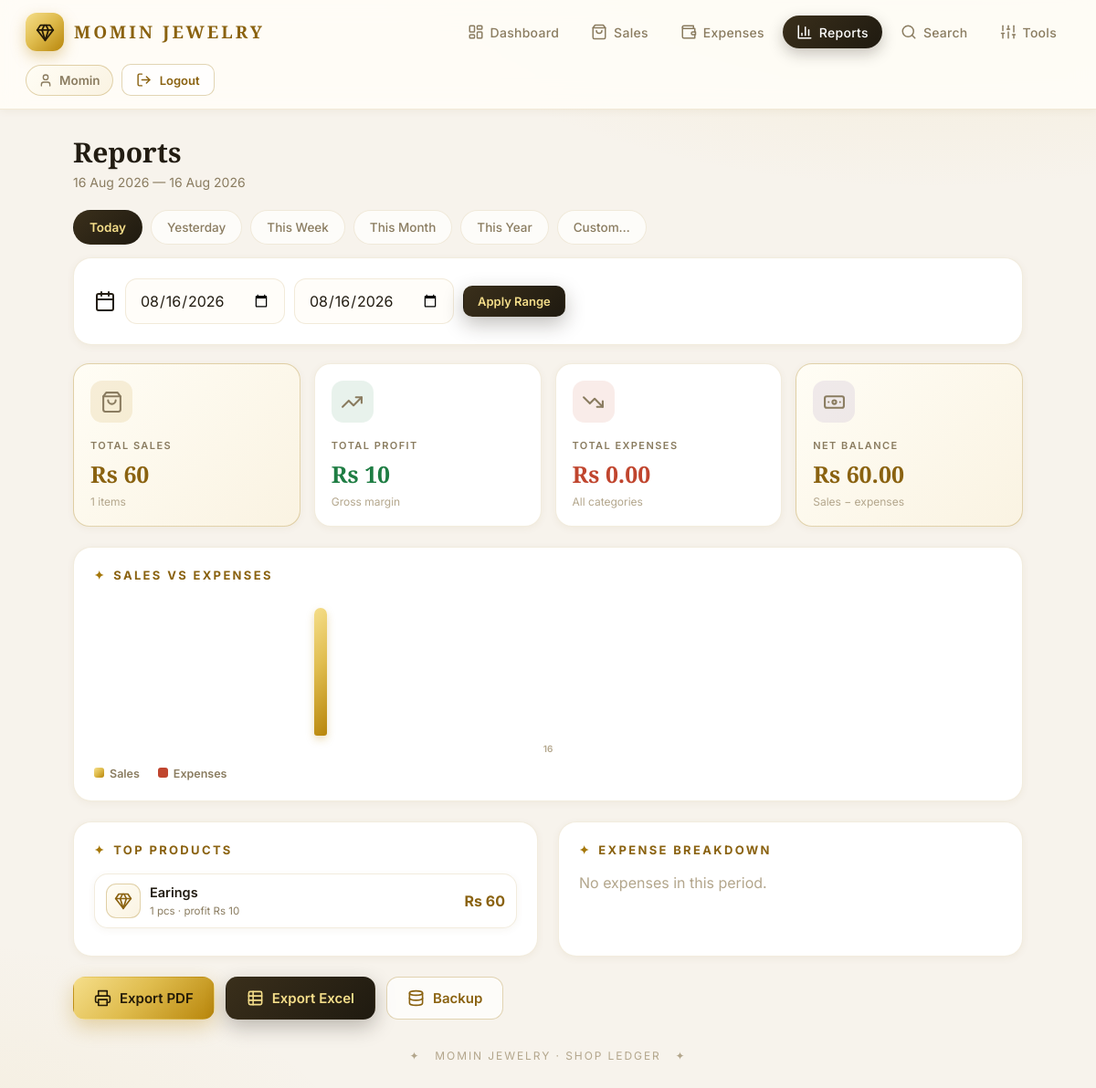
The app's page /reports/ (signed in) with its own data.
### ledger/models.py (models this page shows, shortened)
class ShopSettings(models.Model):
    shop_name = models.CharField(max_length=100, default="MOMIN Jewelry")
    currency = models.CharField(max_length=8, default="؋")
    opening_balance = models.DecimalField(max_digits=14, decimal_places=2, default=Decimal("0"))
    class Meta:
        verbose_name = "Shop Settings"
        verbose_name_plural = "Shop Settings"
    @classmethod
    def load(cls):
        obj, _ = cls.objects.get_or_create(pk=1)
        return obj

class Sale(models.Model):
    product_name = models.CharField(max_length=200)
    purchase_price = models.DecimalField(max_digits=14, decimal_places=2)
    selling_price = models.DecimalField(max_digits=14, decimal_places=2)
    quantity = models.PositiveIntegerField(default=1)
    date = models.DateField()
    notes = models.TextField(blank=True)
    created_at = models.DateTimeField(auto_now_add=True)
    class Meta:
        ordering = ["-date", "-created_at"]

### ledger/views.py (the view)
# urls.py: path('reports/', views.reports, name='reports'),
@login_required
def reports(request):
    period, start, end, stats, top_products, cat_break, max_cat = _report_context(request)
    return render(request, 'ledger/reports.html', {
        'period': period, 'start': start, 'end': end, 'stats': stats,
        'top_products': top_products, 'cat_break': cat_break, 'max_cat': max_cat,
        'series': _report_series(start, end),
        'settings_obj': ShopSettings.load(),
    })

### ledger/services.py (called while the page is built)
def zero():
    return Decimal("0.00")

def sales_totals(qs):
    agg = qs.aggregate(
        revenue=Sum(F('selling_price') * F('quantity'), output_field=MONEY),
        cost=Sum(F('purchase_price') * F('quantity'), output_field=MONEY),
        items=Sum('quantity'),
    )
    revenue = agg['revenue'] or zero()
    cost = agg['cost'] or zero()
    return {'revenue': revenue, 'cost': cost, 'profit': revenue - cost, 'items': agg['items'] or 0}

def expense_total(qs):
    return qs.aggregate(t=Sum('amount'))['t'] or zero()

def range_stats(start, end):
    s = sales_totals(Sale.objects.filter(date__gte=start, date__lte=end))
    e = expense_total(Expense.objects.filter(date__gte=start, date__lte=end))
    return {
        'sales': s,
        'expenses': e,
        'net': s['revenue'] - e,
        'sale_qs': Sale.objects.filter(date__gte=start, date__lte=end),
        'expense_qs': Expense.objects.filter(date__gte=start, date__lte=end),
    }

### ledger/templatetags/icons.py (called while the page is built)
@register.simple_tag
def icon(name, cls='ic'):
    inner = _ICONS.get(name, _ICONS['gem'])
    return mark_safe(
        '<svg viewBox="0 0 24 24" fill="none" stroke="currentColor" stroke-width="2" '
        'stroke-linecap="round" stroke-linejoin="round" class="%s" aria-hidden="true">%s</svg>' % (cls, inner)
    )

### ledger/views.py (called while the page is built)
def _report_range(request):
    today = date.today()
    period = request.GET.get('period', 'today')
    if period == 'today':
        start = end = today
    elif period == 'yesterday':
        start = end = today - timedelta(days=1)
    elif period == 'week':
        start, end = services.week_start(today), today
    elif period == 'month':
        start, end = today.replace(day=1), today
    elif period == 'year':
        start, end = today.replace(month=1, day=1), today
    elif period == 'custom':
        start = _parse_date(request.GET.get('from'), today)
        end = _parse_date(request.GET.get('to'), today)
    else:
        start = end = today
    if start > end:
        start, end = end, start
    return period, start, end

### ledger/templates/ledger/reports.html (shortened to what this page needs)
{% extends 'ledger/base.html' %}
{% load humanize icons %}
{% block content %}
<div class="page-head">
  <div><h2>Reports</h2><p>{{ start|date:'d M Y' }} — {{ end|date:'d M Y' }}</p></div>
</div>
<div class="chips" style="margin-bottom:14px">
  <a class="chip {% if period == 'today' %}active{% endif %}" href="?period=today">Today</a>
  <a class="chip {% if period == 'yesterday' %}active{% endif %}" href="?period=yesterday">Yesterday</a>
  <a class="chip {% if period == 'week' %}active{% endif %}" href="?period=week">This Week</a>
  <a class="chip {% if period == 'month' %}active{% endif %}" href="?period=month">This Month</a>
  <a class="chip {% if period == 'year' %}active{% endif %}" href="?period=year">This Year</a>
  <a class="chip {% if period == 'custom' %}active{% endif %}" href="?period=custom">Custom…</a>
</div>
<form method="get" class="panel" style="display:flex;gap:10px;flex-wrap:wrap;align-items:center;margin-top:0">
  {% icon 'calendar' %}
  <input type="date" name="from" class="input" value="{{ start|date:'Y-m-d' }}" style="width:auto">
  <input type="date" name="to" class="input" value="{{ end|date:'Y-m-d' }}" style="width:auto">
  <button class="btn btn-dark btn-sm" type="submit">Apply Range</button>
</form>
<div class="tiles">
  <div class="tile hi"><div class="chip c-gold">{% icon 'sales' %}</div><label>Total Sales</label>
    <b>{{ settings_obj.currency }} {{ stats.sales.revenue|intcomma }}</b><small>{{ stats.sales.items }} items</small></div>
  <div class="tile"><div class="chip c-green">{% icon 'up' %}</div><label>Total Profit</label>
    <b class="pos">{{ settings_obj.currency }} {{ stats.sales.profit|intcomma }}</b><small>Gross margin</small></div>
  <div class="tile"><div class="chip c-red">{% icon 'down' %}</div><label>Total Expenses</label>
    <b class="neg">{{ settings_obj.currency }} {{ stats.expenses|intcomma }}</b><small>All categories</small></div>
  <div class="tile hi"><div class="chip c-violet">{% icon 'cash' %}</div><label>Net Balance</label>
    <b>{{ settings_obj.currency }} {{ stats.net|intcomma }}</b><small>Sales − expenses</small></div>
</div>
<div class="panel">
  <h3>Sales vs Expenses</h3>
  <div class="bars">
    {% for r in series %}
    <div class="bar-g" title="{{ r.full }} — Sales {{ settings_obj.currency }} {{ r.s|intcomma }} · Exp {{ settings_obj.currency }} {{ r.e|intcomma }}">
      <div class="bar-pair">
        <div class="bar s" style="height:{{ r.ps }}%"></div>
      </div>
      <div class="bar-l">{{ r.label }}</div>
    </div>
    {% endfor %}
  </div>
  <div class="legend">
    <span><i style="background:var(--grad)"></i>Sales</span>
    <span><i style="background:#c0452e"></i>Expenses</span>
  </div>
</div>
<div class="rep-cols">
  <div class="panel" style="margin-top:22px">
    <h3>Top Products</h3>
    {% for p in top_products %}
    <div class="row"><div class="ico">{% icon 'gem' %}</div>
      <div class="main"><b>{{ p.product_name }}</b><small>{{ p.qty }} pcs · profit {{ settings_obj.currency }} {{ p.profit|intcomma }}</small></div>
      <b style="color:var(--gold-deep)">{{ settings_obj.currency }} {{ p.revenue|intcomma }}</b></div>
    {% empty %}<p style="color:var(--dim)">No sales in this period.</p>{% endfor %}
  </div>
  <div class="panel" style="margin-top:22px">
    <h3>Expense Breakdown</h3>
    {% for c in cat_break %}
    <div style="margin-bottom:14px">
      <div style="display:flex;justify-content:space-between;font-size:14px;margin-bottom:6px">
        <span style="color:var(--mut);font-weight:600">{{ c.category }}</span>
        <b>{{ settings_obj.currency }} {{ c.total|intcomma }}</b></div>
      <div style="height:8px;border-radius:5px;background:var(--bg-2);overflow:hidden">
        <div style="height:100%;width:{% widthratio c.total max_cat 100 %}%;background:var(--grad);border-radius:5px"></div>
      </div>
    </div>
    {% empty %}<p style="color:var(--dim)">No expenses in this period.</p>{% endfor %}
  </div>
</div>
<div style="display:flex;gap:12px;flex-wrap:wrap;margin-top:22px">
  <a class="btn btn-gold" href="{% url 'report_print' %}?period={{ period }}&from={{ start }}&to={{ end }}">{% icon 'printer' %} Export PDF</a>
  <a class="btn btn-dark" href="{% url 'export_csv' %}?period={{ period }}&from={{ start }}&to={{ end }}">{% icon 'sheet' %} Export Excel</a>
  <a class="btn btn-ghost" href="{% url 'backup_json' %}">{% icon 'backup' %} Backup</a>
</div>
{% endblock %}

### ledger/templates/ledger/base.html (shortened to what this page needs)
{% load static icons %}
<!DOCTYPE html>
<html lang="en">
<head>
<link rel="stylesheet" href="{% static 'ledger/style.css' %}?v=99">
</head>
<body>
<nav class="topnav" id="topnav">
  <div class="brand"><span class="logo">{% icon 'gem' %}</span> MOMIN&nbsp;JEWELRY</div>
  <div class="links">
  {% with n=request.resolver_match.url_name %}
    <a href="{% url 'dashboard' %}" class="{% if n == 'dashboard' %}active{% endif %}">{% icon 'dashboard' %}Dashboard</a>
    <a href="{% url 'sales' %}" class="{% if n == 'sales' or n == 'sale_new' or n == 'sale_edit' or n == 'sale_delete' %}active{% endif %}">{% icon 'sales' %}Sales</a>
    <a href="{% url 'expenses' %}" class="{% if n == 'expenses' or n == 'expense_new' or n == 'expense_edit' or n == 'expense_delete' %}active{% endif %}">{% icon 'expenses' %}Expenses</a>
    <a href="{% url 'reports' %}" class="{% if n == 'reports' or n == 'report_print' %}active{% endif %}">{% icon 'reports' %}Reports</a>
    <a href="{% url 'search' %}" class="{% if n == 'search' %}active{% endif %}">{% icon 'search' %}Search</a>
    {% if user.is_superuser %}
    <a href="{% url 'tools' %}" class="{% if n == 'tools' or n == 'settings' %}active{% endif %}">{% icon 'tools' %}Tools</a>
    {% endif %}
  {% endwith %}
  </div>
  {% if user.is_authenticated %}
  <div class="user-box">
    <span class="user-name">{% icon 'user' %} {{ user.username }}</span>
    <form method="post" action="{% url 'logout' %}">
      <button type="submit" class="btn btn-ghost btn-sm">{% icon 'logout' %} Logout</button>
    </form>
  </div>
  {% endif %}
</nav>
<main class="container">
  {% block content %}{% endblock %}
  <div class="footer">✦ &nbsp; MOMIN JEWELRY · Shop Ledger &nbsp; ✦</div>
</main>
</body>
</html>

### records on screen
ShopSettings: currency "Rs"
Sale: product_name "Earings", qty "1", profit "10", revenue "60"

### other values on screen
{{ user.username }} "Momin"
{{ start|date:'d M Y' }} "16 Aug 2026"
{{ end|date:'d M Y' }} "16 Aug 2026"
{{ stats.sales.revenue|intcomma }} "60"
{{ stats.sales.items }} "1"
{{ stats.sales.profit|intcomma }} "10"
{{ stats.expenses|intcomma }} "0.00"
{{ stats.net|intcomma }} "60.00"
{{ r.label }} "16"
